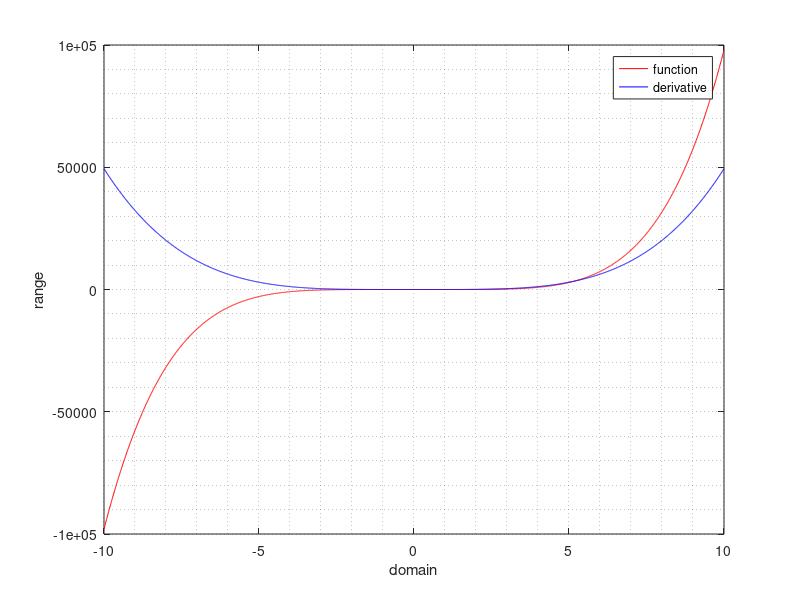

MATLAB code to generate this figure:
x = [-10:.01:10];
y = x.^5 - 2 * x.^3 + x - 1;
y2 = 5 * x.^4 - 6 * x.^2 + 1;

aux = figure();
plot(x, y, "r", x, y2, "b");
grid minor;
legend("function", "derivative");
xlabel("domain");
ylabel("range");
saveas(aux, "figure", "pdf");
